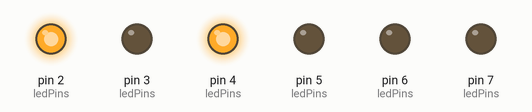
Simulated run of this sketch. Board: Arduino Uno, built with avr-gcc and run on an emulated ATmega328P. On the bench: output pins drawn as LEDs (lit = HIGH).

Above: at 0.2 s.
At 0.7 s:
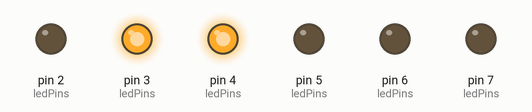
At 1.7 s:
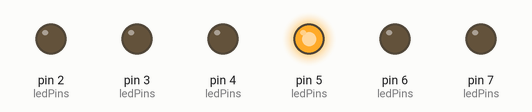
At 3.0 s:
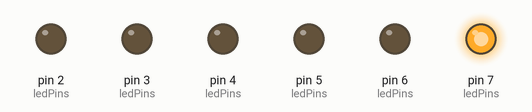
At 4.7 s:
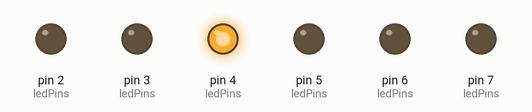
At 6.0 s:
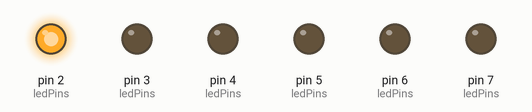
Timing chart, 0 to 7.8 s (numbered marks = the images above):
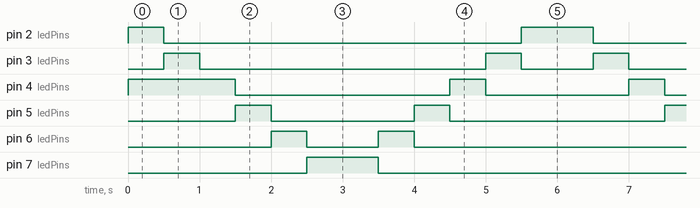

The sketch:

test_GPIO_DEAKIN.ino.ino
```cpp
#include <Arduino.h>
#include "GPIO_DEAKIN.h"

// Create an instance of GPIO_DEAKIN
GPIO_DEAKIN gpio;

// Define the pin numbers for LEDs
const uint8_t ledPins[] = {2, 3, 4, 5, 6, 7}; // Adjust as needed
const uint8_t numPins = sizeof(ledPins) / sizeof(ledPins[0]);

void setup() {
    // Configure pins as outputs
    gpio.configure_pins(ledPins, numPins, true);

    // Test pattern: turn on LEDs 1 and 3
    gpio.GPIO_Display_Pattern(ledPins, numPins, 0b00000101);

    // Run lights effect
    // Adjust duration for your preference (in milliseconds)
    gpio.run_lights(ledPins, numPins, 500); // 500 ms delay
}

void loop() {
    // No need to do anything here; the `run_lights` method will handle the blinking
}
```

GPIO_DEAKIN.cpp
```cpp
#include "GPIO_DEAKIN.h"

// Configure a group of GPIO pins as either inputs or outputs
void GPIO_DEAKIN::configure_pins(const uint8_t* pinArray, uint8_t numPins, bool asOutput) {
    for (uint8_t i = 0; i < numPins; i++) {
        pinMode(pinArray[i], asOutput ? OUTPUT : INPUT);
    }
}

// Set the state of the pins based on the pattern
void GPIO_DEAKIN::set_pins(const uint8_t* pinArray, uint8_t numPins, uint8_t pattern, bool state) {
    for (uint8_t i = 0; i < numPins; i++) {
        if (pattern & (1 << i)) {
            digitalWrite(pinArray[i], state ? HIGH : LOW);
        }
    }
}

// Display a pattern on the pins
bool GPIO_DEAKIN::GPIO_Display_Pattern(const uint8_t* pinArray, uint8_t numPins, uint8_t pattern) {
    if (numPins > 6) return false; // Limit to 6 pins
    set_pins(pinArray, numPins, pattern, true);
    return true;
}

// Control pins to turn on and off sequentially
void GPIO_DEAKIN::run_lights(const uint8_t* pinArray, uint8_t numPins, unsigned long duration) {
    // Implementation of the run_lights method
    for (uint8_t i = 0; i < numPins; i++) {
        pinMode(pinArray[i], OUTPUT);
    }

    while (true) {
        // Turn on LEDs in sequence
        for (uint8_t i = 0; i < numPins; i++) {
            digitalWrite(pinArray[i], HIGH);
            delay(duration);
            digitalWrite(pinArray[i], LOW);
        }

        // Turn off LEDs in sequence
        for (int8_t i = numPins - 1; i >= 0; i--) {
            digitalWrite(pinArray[i], HIGH);
            delay(duration);
            digitalWrite(pinArray[i], LOW);
        }
    }
}
```

GPIO_DEAKIN.h
```cpp
#ifndef GPIO_DEAKIN_H
#define GPIO_DEAKIN_H

#include <Arduino.h>

class GPIO_DEAKIN {
public:
    // Configure a group of GPIO pins as either inputs or outputs
    void configure_pins(const uint8_t* pinArray, uint8_t numPins, bool asOutput);

    // Control the pins to display a specified pattern
    bool GPIO_Display_Pattern(const uint8_t* pinArray, uint8_t numPins, uint8_t pattern);

    // Control pins to turn on and off sequentially
    //void run_lights(uint8_t* pinArray, uint8_t numPins, unsigned long duration);
    void run_lights(const uint8_t* pinArray, uint8_t numPins, unsigned long duration);

private:
    void set_pins(const uint8_t* pinArray, uint8_t numPins, uint8_t pattern, bool state);
};

#endif // GPIO_DEAKIN_H
```

Measured:
- by itself, pin 2 (ledPins): repeats every 6.0 s: LOW 5.0 s, HIGH 1.0 s
- by itself, pin 3 (ledPins): repeats every 6.0 s: LOW 4.0 s, HIGH 0.50 s, LOW 1.0 s, HIGH 0.50 s
- by itself, pin 4 (ledPins): repeats every 6.0 s: LOW 3.0 s, HIGH 0.50 s, LOW 2.0 s, HIGH 0.50 s
- by itself, pin 5 (ledPins): repeats every 6.0 s: LOW 2.0 s, HIGH 0.50 s, LOW 3.0 s, HIGH 0.50 s
- by itself, pin 6 (ledPins): repeats every 6.0 s: LOW 1.0 s, HIGH 0.50 s, LOW 4.0 s, HIGH 0.50 s
- by itself, pin 7 (ledPins): alternates HIGH for 1.0 s and LOW for 5.0 s
